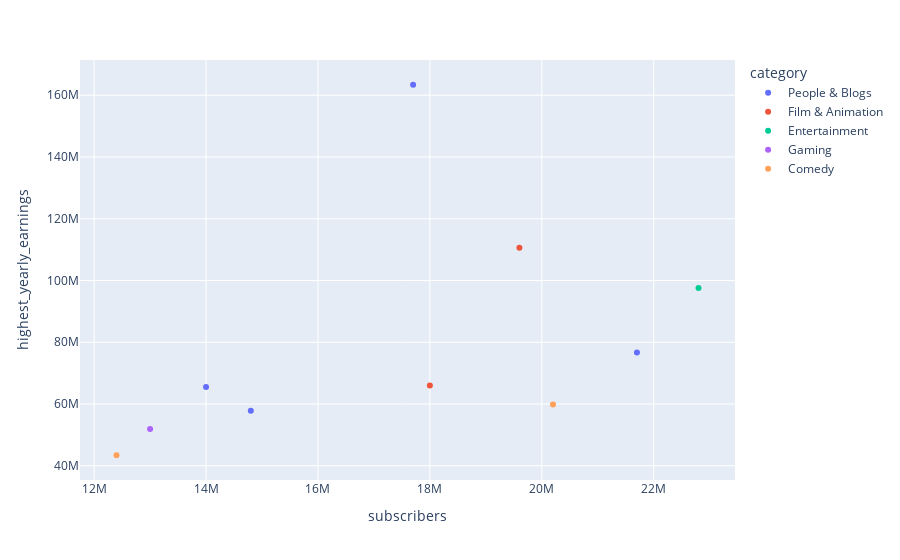

The code cell stored with this chart in its notebook:
### Code cell
fig

### Figure 1 — Plotly figure (JSON) as saved in the notebook; plotly's stock layout.template omitted (floating-point values rounded to 4 significant figures)
{"data": [{"hovertemplate": "category=People & Blogs<br>subscribers=%{x}<br>highest_yearly_earnings=%{y}<extra></extra>", "legendgroup": "People & Blogs", "marker": {"color": "#636efa", "symbol": "circle"}, "mode": "markers", "name": "People & Blogs", "orientation": "v", "showlegend": true, "type": "scatter", "x": [17700000, 14000000, 14800000, 21700000], "xaxis": "x", "y": [163400000, 65500000, 57800000, 76700000], "yaxis": "y"}, {"hovertemplate": "category=Film & Animation<br>subscribers=%{x}<br>highest_yearly_earnings=%{y}<extra></extra>", "legendgroup": "Film & Animation", "marker": {"color": "#EF553B", "symbol": "circle"}, "mode": "markers", "name": "Film & Animation", "orientation": "v", "showlegend": true, "type": "scatter", "x": [19600000, 18000000], "xaxis": "x", "y": [110600000, 66000000], "yaxis": "y"}, {"hovertemplate": "category=Entertainment<br>subscribers=%{x}<br>highest_yearly_earnings=%{y}<extra></extra>", "legendgroup": "Entertainment", "marker": {"color": "#00cc96", "symbol": "circle"}, "mode": "markers", "name": "Entertainment", "orientation": "v", "showlegend": true, "type": "scatter", "x": [22800000], "xaxis": "x", "y": [97600000], "yaxis": "y"}, {"hovertemplate": "category=Gaming<br>subscribers=%{x}<br>highest_yearly_earnings=%{y}<extra></extra>", "legendgroup": "Gaming", "marker": {"color": "#ab63fa", "symbol": "circle"}, "mode": "markers", "name": "Gaming", "orientation": "v", "showlegend": true, "type": "scatter", "x": [13000000], "xaxis": "x", "y": [51900000], "yaxis": "y"}, {"hovertemplate": "category=Comedy<br>subscribers=%{x}<br>highest_yearly_earnings=%{y}<extra></extra>", "legendgroup": "Comedy", "marker": {"color": "#FFA15A", "symbol": "circle"}, "mode": "markers", "name": "Comedy", "orientation": "v", "showlegend": true, "type": "scatter", "x": [12400000, 20200000], "xaxis": "x", "y": [43400000, 59800000], "yaxis": "y"}], "layout": {"autosize": true, "legend": {"title": {"text": "category"}, "tracegroupgap": 0}, "margin": {"t": 60}, "xaxis": {"anchor": "y", "autorange": true, "domain": [0, 1], "range": [11770000.0, 23430000.0], "title": {"text": "subscribers"}, "type": "linear"}, "yaxis": {"anchor": "x", "autorange": true, "domain": [0, 1], "range": [34110000.0, 172700000.0], "title": {"text": "highest_yearly_earnings"}, "type": "linear"}}}
